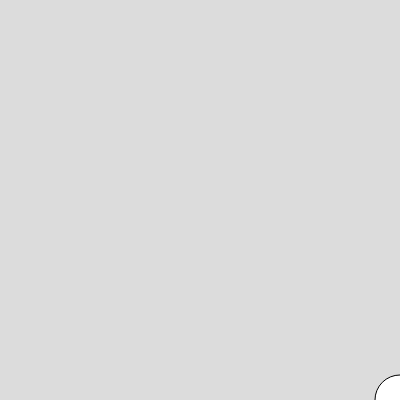
Frame 1 (no input)
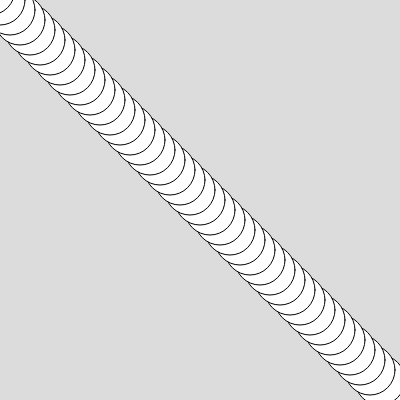
Frame 60 (no input)
Frame 120 (the mouse pressed at the canvas centre since frame 60): identical to frame 60, image omitted

The p5.js sketch that drew these frames (run headless with seeded random() and noise() and a simulated clock; from frame 60 on, the mouse is pressed at the canvas centre):

// p5.js sketch
// ── sketch.js
var size = 50;
var x = 400;
var y = 400;

function setup() {
  createCanvas(400, 400);
  background(220);
}

function draw() {
  ellipse(x, y, size, size);
  y -= 10;
  x -= 10;
}
